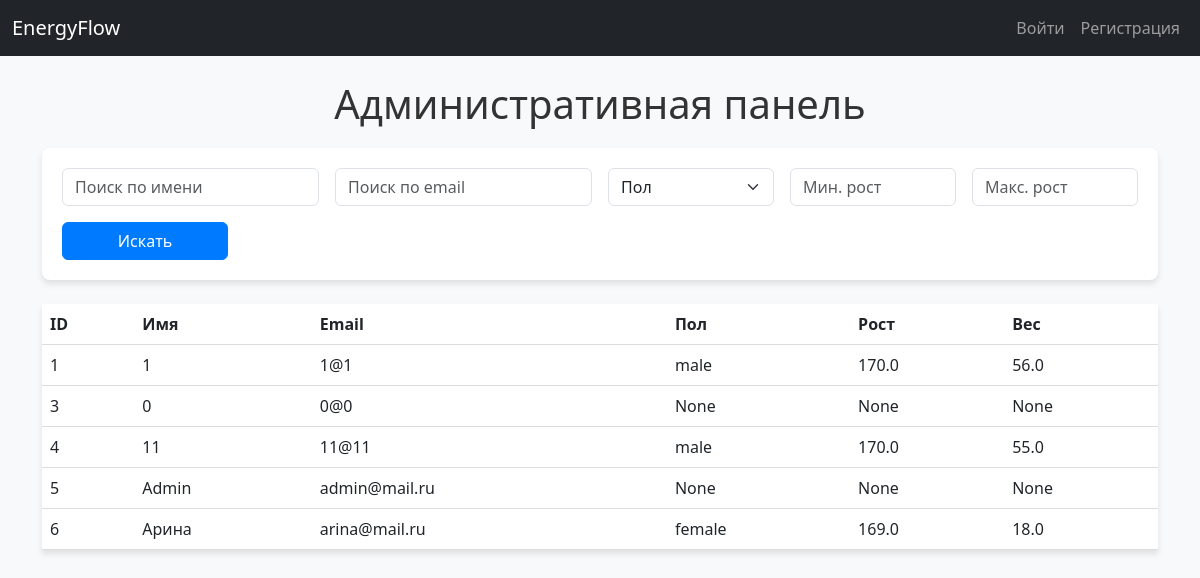
The page /admin on the database its author committed.
### app.py (models this page shows)
class User(db.Model):
    id = db.Column(db.Integer, primary_key=True)
    username = db.Column(db.String(50), nullable=False)
    email = db.Column(db.String(100), unique=True, nullable=False)
    password = db.Column(db.String(200), nullable=False)
    height = db.Column(db.Float, nullable=True)  # Рост
    weight = db.Column(db.Float, nullable=True)  # Вес
    gender = db.Column(db.String(10), nullable=True)  # Пол
    is_admin = db.Column(db.Boolean, default=False)

### app.py (the view)
@app.route('/admin', methods=['GET'])
def admin():
    query = User.query
    name = request.args.get('name')
    email = request.args.get('email')
    gender = request.args.get('gender')
    min_height = request.args.get('min_height', type=float)
    max_height = request.args.get('max_height', type=float)
    min_weight = request.args.get('min_weight', type=float)
    max_weight = request.args.get('max_weight', type=float)
    if name:
        query = query.filter(User.username.ilike(f"%{name}%"))
    if email:
        query = query.filter(User.email.ilike(f"%{email}%"))
    if gender:
        query = query.filter_by(gender=gender)
    if min_height:
        query = query.filter(User.height >= min_height)
    if max_height:
        query = query.filter(User.height <= max_height)
    if min_weight:
        query = query.filter(User.weight >= min_weight)
    if max_weight:
        query = query.filter(User.weight <= max_weight)
    users = query.all()
    return render_template('admin.html', users=users)

### templates/admin.html (shortened to what this page needs)
{% extends "base.html" %}
{% block content %}
<h1 class="text-center">Административная панель</h1>
<form method="GET" action="{{ url_for('admin') }}" class="mb-4">
    <div class="row g-3">
        <div class="col-md-3">
            <input type="text" name="name" class="form-control" placeholder="Поиск по имени" value="{{ request.args.get('name', '') }}">
        </div>
        <div class="col-md-3">
            <input type="text" name="email" class="form-control" placeholder="Поиск по email" value="{{ request.args.get('email', '') }}">
        </div>
        <div class="col-md-2">
            <select name="gender" class="form-select">
                <option value="">Пол</option>
            </select>
        </div>
        <div class="col-md-2">
            <input type="number" step="0.01" name="min_height" class="form-control" placeholder="Мин. рост" value="{{ request.args.get('min_height', '') }}">
        </div>
        <div class="col-md-2">
            <input type="number" step="0.01" name="max_height" class="form-control" placeholder="Макс. рост" value="{{ request.args.get('max_height', '') }}">
        </div>
        <div class="col-md-2">
            <button type="submit" class="btn btn-primary w-100">Искать</button>
        </div>
    </div>
</form>
<table class="table table-hover">
    <thead>
        <tr>
            <th>ID</th>
            <th>Имя</th>
            <th>Email</th>
            <th>Пол</th>
            <th>Рост</th>
            <th>Вес</th>
        </tr>
    </thead>
    <tbody>
        {% for user in users %}
        <tr>
            <td>{{ user.id }}</td>
            <td>{{ user.username }}</td>
            <td>{{ user.email }}</td>
            <td>{{ user.gender }}</td>
            <td>{{ user.height }}</td>
            <td>{{ user.weight }}</td>
        </tr>
        {% endfor %}
    </tbody>
</table>
{% endblock %}

### templates/base.html (shortened to what this page needs)
<!DOCTYPE html>
<html lang="en">
<head>
    <link rel="stylesheet" href="https://cdnjs.cloudflare.com/ajax/libs/bootstrap/5.3.0/css/bootstrap.min.css">
    <link rel="stylesheet" href="{{ url_for('static', filename='style.css') }}">
</head>
<body>
    <nav class="navbar navbar-expand-lg navbar-dark bg-dark">
        <div class="container-fluid">
            <a class="navbar-brand" href="/">EnergyFlow</a>
            <div class="collapse navbar-collapse" id="navbarNav">
                <ul class="navbar-nav ms-auto">
                    {% if 'user_id' in session %}
                        <li class="nav-item"><a class="nav-link" href="{{ url_for('profile') }}">Профиль</a></li>
                        {% if session.get('is_admin') %}
                            <li class="nav-item"><a class="nav-link" href="{{ url_for('admin') }}">Админ</a></li>
                        {% endif %}
                        <li class="nav-item"><a class="nav-link" href="{{ url_for('logout') }}">Выйти</a></li>
                    {% else %}
                        <li class="nav-item"><a class="nav-link" href="{{ url_for('login') }}">Войти</a></li>
                        <li class="nav-item"><a class="nav-link" href="{{ url_for('register') }}">Регистрация</a></li>
                    {% endif %}
                </ul>
            </div>
        </div>
    </nav>
    <div class="container mt-4">
        {% block content %}{% endblock %}
    </div>
</body>
</html>

### static/style.css (style rules this page uses)
body { background-color: #f8f9fa; color: #333; }
h1, h2, h3 { color: #333; margin-bottom: 20px; }
.btn-primary { background-color: #007bff; border-color: #007bff; }
form { background: #fff; padding: 20px; border-radius: 8px; box-shadow: 0 4px 6px rgba(0, 0, 0, 0.1); }
table { background-color: #fff; border-collapse: collapse; width: 100%; margin-bottom: 20px; box-shadow: 0 4px 6px rgba(0, 0, 0, 0.1); }
table th, table td { padding: 12px; text-align: left; border-bottom: 1px solid #ddd; }
table th { background-color: #007bff; color: white; }

### rows shown on the page
User: id "1", username "1", email "1@1", gender "male", height "170.0", weight "56.0"
User: id "3", username "0", email "0@0", gender "None", height "None", weight "None"
User: id "4", username "11", email "11@11", gender "male", height "170.0", weight "55.0"
User: id "5", username "Admin", email "admin@mail.ru", gender "None", height "None", weight "None"
User: id "6", username "Арина", email "arina@mail.ru", gender "female", height "169.0", weight "18.0"
